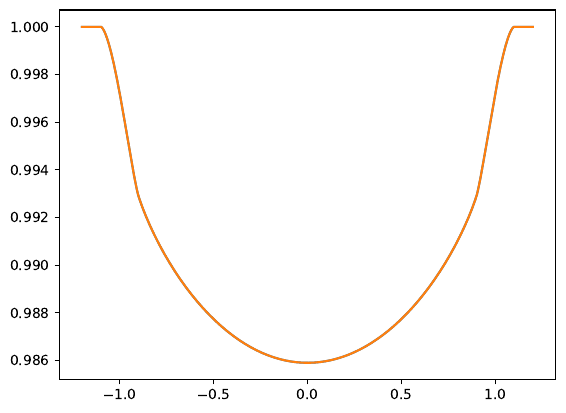

This chart was generated by the following Julia code:
include("occultquad.jl")
include("../../../src/transit_poly_struct.jl")
include("../../../test/loglinspace.jl")

using Optim
using Printf

if VERSION >= v"0.7"
  using Statistics
end

function sqarea_triangle(a::T,b::T,c::T) where {T <: Real}
# How to compute (sixteen times the) area squared of triangle with
# high precision (Goldberg 1991).
# First, do a quick sort of three numbers:
if c > b
  tmp = c; c = b; b = tmp
end
if c > a
  tmp = a; a = c; c = tmp
end
if b > a
  tmp = b; b = a; a = tmp
end
area = (a+(b+c))*(c-(a-b))*(c+(a-b))*(a+(b-c))
return area
end

function area_overlap(R::T,r::T,b::T) where {T <: Real}
# Compute the light curve of a uniform source:
if b <= abs(R-r)
  area = pi*minimum([r,R])^2
else
  # Twice area of kite-shaped region connecting centers of circles & intersection points:
  kite_area2 = sqrt(abs(sqarea_triangle(R,b,r)))
  # Angle of section for occultor:
  kap0  = atan(kite_area2,(r-R)*(r+R)+b^2)
  # Angle of section for source:
  kap1 = atan(kite_area2,(R-r)*(r+R)+b^2)
  # Flux of visible uniform disk:
  area = R^2*kap1 + r^2*kap0 - 0.5*kite_area2
end
return area
end

# Compute non-linear limb-darkened light curve as a sum over uniform
# sources:

function occult_nonlinear(r::T,b::T,c1::T,c2::T,c3::T,c4::T) where {T <: Real}
#  Computes non-linear limb-darkening with numerical integration
#  using the same approach as Batman:

  function Iofmu(r::T) where {T <: Real}
  mu = sqrt(one(T)-r^2)
  muh = sqrt(mu)
  return one(T)-c1-c2-c3-c4+c1*muh+c2*mu+c3*muh*mu+c4*mu^2
  end

  x0 = maximum([b-r,zero(T)]); xn = minimum([b+r,one(T)])
  theta1 = asin(x0); theta2 = asin(xn);
  nint = 16; delta0 = one(T); delta1 = zero(T)
  tol = 1e-8; iter = 0; itmax = 20
  while abs(delta0-delta1) > tol*delta0 && iter <= itmax
    if VERSION >= v"0.7"
      xgrid = sin.(range(theta1,stop=theta2,length=nint))
    else
      xgrid = sin.(linspace(theta1,theta2,nint))
    end
    delta0 = delta1
    delta1 = zero(T)
    for i=2:nint
      sb = Iofmu(0.5*(xgrid[i]+xgrid[i-1]))
      da = area_overlap(xgrid[i],r,b)-area_overlap(xgrid[i-1],r,b)
      delta1 += sb*da
    end
    nint *=2; iter +=1
  end
return delta1
end

function transit_poly_int(r,b,c,ns)
if b < (1.0+r)
  s_1 = maximum([0.0,b-r]); s_2=minimum([1.0,b+r])
  ds=(s_2-s_1)/ns
  s = linearspace(s_1+.5*ds,s_2-.5*ds,ns)
  fobs = zero(r)
  for j=1:ns
    if s[j] < r-b
      dphi = 2pi
    else
      dphi = 2*acos((s[j]^2+b^2-r^2)/(2*b*s[j]))
    end
    z = sqrt(sqrt(1-s[j]^2))
    imu = 1.0-sum(c)
#    one(T)-c1-c2-c3-c4+c1*muh+c2*mu+c3*muh*mu+c4*mu^2
    for i=1:4
      imu += c[i]*z^i
    end
    fobs += s[j]*ds*dphi*imu
  end
  norm = 1.0-sum(c)
 #omega = (1.0-c1-c2-c3-c4)+0.8*c1+2.0*c2/3.0+4.0*c3/7.0+c4/2.0
  for i=1:4
    norm += 4c[i]/(4.0+i)
  end
  fobs /= norm
#  fobs = 1-fobs
  return fobs
else
  return 1.0
end
end



nx = 1024
if VERSION >= v"0.7"
 x = range(-1.2,stop=1.2,length=nx)
else
 x = linspace(-1.2,1.2,nx)
end
y = 0.0
b = sqrt.(x.^2 .+ y.^2)
c1 = 0.2; c2 = 0.2; c3 = 0.2; c4 = 0.2
r=0.1; flux1 = zeros(nx); flux2 = zeros(nx)
omega = (1.0-c1-c2-c3-c4)+0.8*c1+2.0*c2/3.0+4.0*c3/7.0+c4/2.0
ns = 5000
for i=1:nx
  if b[i] < 1.0+r
    flux1[i]=occult_nonlinear(r,b[i],c1,c2,c3,c4)/omega
    flux2[i]=transit_poly_int(r,b[i],[c1,c2,c3,c4],ns)
  end
end

using PyPlot
clf()
plot(x, 1.0 .- flux1/pi)
flux1 = 1.0 .- flux1/pi
plot(x, 1.0 .- flux2/pi)
flux2 = 1.0 .- flux2/pi
# The following two lines are used to check occult_nonlinear
# when c1 = c3 = 0, which yields the quadratic case:
#u2 = -c4; u1 = c2-2*u2
#fquad = occultquad.(b,u1,u2,r)
#plot(x,fquad,linestyle="--")
savefig("occult_nonlinear.pdf", bbox_inches="tight")

# Now, optimize a fit with polynomial limb-darkening:

function optimize_fit!(r::T,b::Array{T,1},fobs::Array{T,1},fmod::Array{T,1},u_n::Array{T,1}) where {T <: Real}
  nb = length(b)   # Number of points in "light curve"
  nu = length(u_n) # Number of limb-darkening coefficients
  # Optimizes a polynomial limb-darkening model to "data":
  # Compute a limb-darkening model with the impact parameter grid b
  # Initialize:
  trans = transit_init(r,b[1],u_n,true)

  # Compute model:
  function transit_model(u)
    fmodel = zeros(length(b))
    trans = transit_init(r,b[1],u,true)
    for i=1:nb
      trans.b = b[i]
      fmodel[i] = transit_poly!(trans)
    end
    return fmodel
  end

  # Compute "chi-square":
  function transit_fit(u)
    chisquare = 0.0
    trans = transit_init(r,b[1],u,true)
    for i=1:nb
      trans.b = b[i]
      chisquare += (fobs[i]-transit_poly!(trans))^2
    end
    return chisquare
  end

  # Compute gradient of chi-square with respect to limb-darkening coefficients:
  function transit_gradient!(G,u)
    fill!(G,0.0)
    trans = transit_init(r,b[1],u,true)
    for i=1:nb
      trans.b = b[i]
      fmodel = transit_poly!(trans)
      for j = 1:trans.n
        G[j] -= 2*(fobs[i]-fmodel)*trans.dfdu[j]
      end
    end
    return
  end

  # Now, optimize limb-darkening coefficients of the fit:
  result = optimize(transit_fit, transit_gradient! , u_n, LBFGS())
  # Then, compute the model again:
  u_n .= result.minimizer
  println("optimized limb-darkening params: ")
  for i = 1:length(u_n)
    @printf("%.16f, ", u_n[i])
  end
  println("")
return transit_model(u_n)
end

function optimize_fit_linear!(r::T,b::Array{T,1},fobs::Array{T,1},fmod::Array{T,1},u_n::Array{T,1}) where {T <: Real}
  nb = length(b)   # Number of points in "light curve"
  nu = length(u_n) # Number of limb-darkening coefficients
  # Optimizes a polynomial limb-darkening model to "data":
  # Compute a limb-darkening model with the impact parameter grid b
  # Initialize:
  trans = transit_init(r,b[1],u_n,true)
  # Compute model & gradient at each point:
  smat = zeros(T,nu+1,nu+1); fdots = zeros(T,nu+1)
  for i=1:nb
    trans.b = b[i]
    fcur = transit_poly!(trans)
    for j=1:nu+1
      fdots[j] += fobs[i]*trans.sn[j]
      for k=1:nu+1
        smat[j,k] += trans.sn[j]*trans.sn[k]
      end
    end
  end
  # Now, invert to find coefficients of:  f_obs = \sum_j \alpha_j s_j:
  alpha = \(smat,fdots)
  fill!(fmod,zero(T))
  for i=1:nb
    trans.b = b[i]
    fcur = transit_poly!(trans)
    for j=1:nu+1
      fmod[i] += alpha[j]*trans.sn[j]
    end
  end
return fmod
end

clf()
#plot(b,flux)
fig,axes = subplots(2,1, figsize=(8,8))
ax = axes[2]
dev = zeros(6)
flux = flux1
fmod = copy(flux)
#u_n = [.8]
#fmod = optimize_fit!(r,b,flux,fmod,u_n)
#plot(b,flux-fmod,linestyle="--",label="linear")
u_n = [0.1,0.8]
#u_n = push!(u_n,0.01)
fmod = optimize_fit!(r,b,flux,fmod,u_n)
ax[:plot](b,(flux-fmod)*1e6,linestyle="--",label="quadratic")
println("quad: ",maximum(abs,flux-fmod)," sig: ",std(flux-fmod))
u_n = [0.1,0.1,0.1]
#u_n = push!(u_n,0.01)
fmod = optimize_fit!(r,b,flux,fmod,u_n)
ax[:plot](b,(flux-fmod)*1e6,linestyle="--",label="cubic")
println("cubic: ",maximum(abs,flux-fmod)," sig: ",std(flux-fmod))
u_n = [0.01,0.01,0.01,0.8]
#u_n = push!(u_n,0.01)
fmod = optimize_fit!(r,b,flux,fmod,u_n)
ax[:plot](b,(flux-fmod)*1e6,linestyle="--",label="quartic")
println("quartic: ",maximum(abs,flux-fmod)," sig: ",std(flux-fmod))
u_n = [0.01,0.01,0.01,0.01,0.8]
#u_n = push!(u_n,0.01)
fmod = optimize_fit!(r,b,flux,fmod,u_n)
ax[:plot](b,(flux-fmod)*1e6,linestyle="--",label="quintic")
println("quintic: ",maximum(abs,flux-fmod)," sig: ",std(flux-fmod))
u_n = [0.01,0.01,0.01,0.01,0.01,0.8]
#u_n = push!(u_n,0.01)
fmod = optimize_fit!(r,b,flux,fmod,u_n)
ax[:plot](b,(flux-fmod)*1e6,linestyle="--",label="sextic")
println("sextic: ",maximum(abs,flux-fmod)," sig: ",std(flux-fmod))
#u_n = [0.01,0.01,0.01,0.01,0.01,0.01,0.8]
#u_n = push!(u_n,-0.01)
#fmod = optimize_fit!(r,b,flux,fmod,u_n)
#ax[:plot](b,(flux-fmod)*1e6,linestyle="--",label="septic")
#println("septic: ",maximum(abs,flux-fmod)," sig: ",std(flux-fmod))
#u_n = [0.1,0.1,0.1,0.1,0.1,0.1,0.1,0.1]
#fmod = optimize_fit!(r,b,flux,fmod,u_n)
#plot(b,flux-fmod,linestyle="--",label="octic")
#println("octic: ",maximum(abs,flux-fmod)," sig: ",std(flux-fmod))
#u_n = [.1,.1,.1,.1,.1,.1,.1,.1,.1]
#fmod = optimize_fit!(r,b,flux,fmod,u_n)
#plot(b,flux-fmod,linestyle="--",label="nonic")
#println("nonic: ",maximum(abs,flux-fmod)," sig: ",std(flux-fmod))
ax[:legend](loc = "upper left",fontsize=8)
ax[:set_ylabel]("Deviation of fit [ppm]")
ax[:set_xlabel](L"$b$", fontsize=18)
ax[:axis]([0,1.2,-10,10])
ax = axes[1]

ax[:plot](b,flux,linewidth=2,label="non-linear")
ax[:plot](b,fmod,linestyle="--",label="sextic",linewidth=2)
ax[:set_title](L"$c_1 = c_2=c_3=c_4=0.2$")
ax[:legend](loc="upper left", fontsize=8)
ax[:axis]([0,1.2,0.984,1.001])
ax[:set_ylabel]("Relative flux")

show()

savefig("occult_nonlinear_poly.pdf",bbox_inches="tight")
